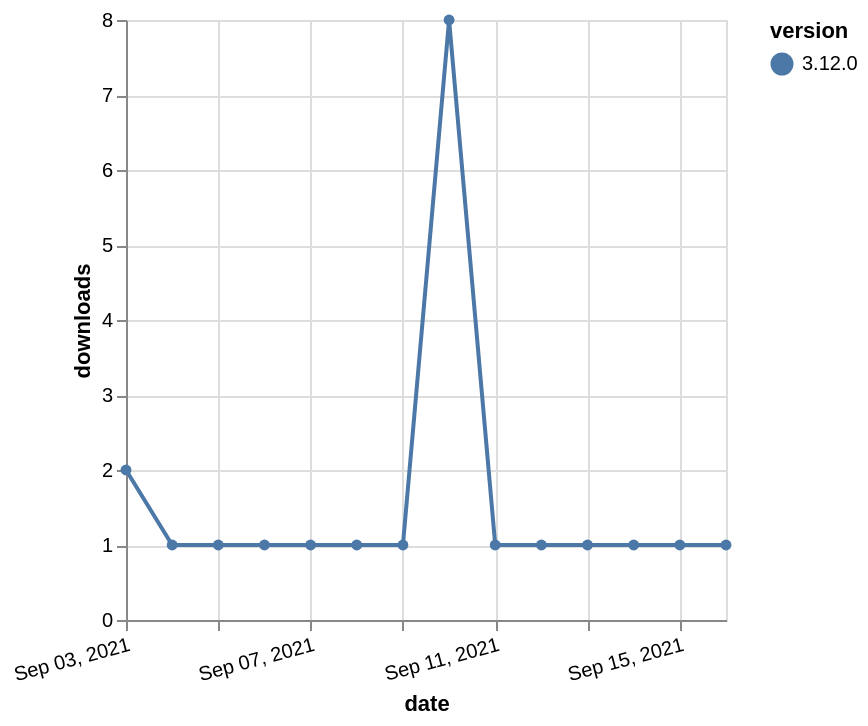

Vega-Lite specification for this chart:
### Vega-Lite specification from a JSON file in a GitHub repository (floating-point values rounded to 4 significant figures)
{"$schema": "https://vega.github.io/schema/vega-lite/v5.json", "description": "A simple bar chart with embedded data.", "data": {"values": [{"date": "2021-09-03", "total": 489, "delta": 2, "version": "3.12.0"}, {"date": "2021-09-04", "total": 490, "delta": 1, "version": "3.12.0"}, {"date": "2021-09-05", "total": 491, "delta": 1, "version": "3.12.0"}, {"date": "2021-09-06", "total": 492, "delta": 1, "version": "3.12.0"}, {"date": "2021-09-07", "total": 493, "delta": 1, "version": "3.12.0"}, {"date": "2021-09-08", "total": 494, "delta": 1, "version": "3.12.0"}, {"date": "2021-09-09", "total": 495, "delta": 1, "version": "3.12.0"}, {"date": "2021-09-10", "total": 503, "delta": 8, "version": "3.12.0"}, {"date": "2021-09-11", "total": 504, "delta": 1, "version": "3.12.0"}, {"date": "2021-09-12", "total": 505, "delta": 1, "version": "3.12.0"}, {"date": "2021-09-13", "total": 506, "delta": 1, "version": "3.12.0"}, {"date": "2021-09-14", "total": 507, "delta": 1, "version": "3.12.0"}, {"date": "2021-09-15", "total": 508, "delta": 1, "version": "3.12.0"}, {"date": "2021-09-16", "total": 509, "delta": 1, "version": "3.12.0"}]}, "width": "container", "mark": {"type": "line", "point": {"filled": true}}, "encoding": {"x": {"field": "date", "type": "temporal", "timeUnit": "yearmonthdate", "title": "date", "axis": {"labelAngle": -15}}, "y": {"field": "delta", "type": "quantitative", "title": "downloads"}, "color": {"field": "version", "type": "nominal"}, "tooltip": {"field": "delta"}}}
